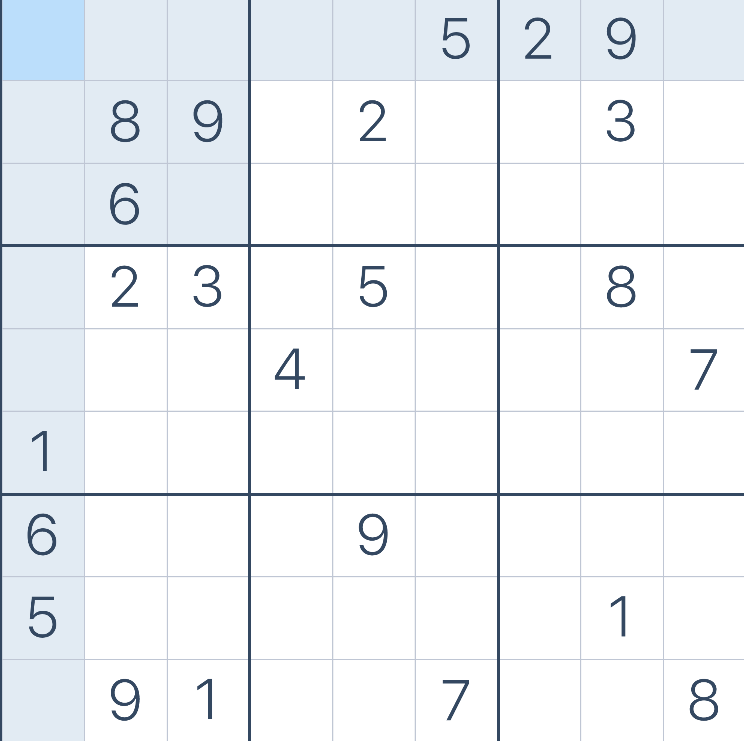
#> input picture Dane/Pierdoly/board5.PNG, 744 x 741 px, found by its file name
$ jupyter execute --allow-errors jupyer_test.ipynb
#> lines starting #> are read from the running program, lines starting #| are printed output that depends on the picture; after the words box and inside, x2 and y2 are one past the last pixel; in counts of white or black regions, pixels touching at a corner belong together
#> further down, board_img is the input picture: shape (741, 744, 3); mean B, G, R 246.1, 242.8, 239.5
### SudokuBoard.py
import cv2
import numpy as np
import pytesseract
import pyautogui as pg
from time import sleep

# ścieżka do pliku exe OCR, ten cały tesseract musi być zainstalowany wcześniej
pytesseract.pytesseract.tesseract_cmd = r'C:\Users\wilko\AppData\Local\Programs\Tesseract-OCR\tesseract.exe'

class SudokuBoard():
    def __init__(self, n, image):
#> called with n = 3
        self.board_image = image
        self.n = n

        self.BOARD_WIDTH = 2 * image.shape[1]
        self.BOARD_HEIGHT = 2 * image.shape[0]

        if n == 3:
            self.cell_size = self.BOARD_HEIGHT // 9
        elif n == 2:
            self.cell_size = self.BOARD_HEIGHT // 4

        self.cell_images = []

    def process_board_image(self):
            ''' Zwiększa rozdzielczość screena planszy, usuwa niepotrzebne linie w planszy i konwertuje do obrazu binarnego '''

            resized_board_img = cv2.resize(self.board_image, (self.BOARD_WIDTH, self.BOARD_HEIGHT))
            gray_board_img = cv2.cvtColor(resized_board_img, cv2.COLOR_RGB2GRAY)
            _,binary_board_img = cv2.threshold(gray_board_img, 127,255,cv2.THRESH_BINARY + cv2.THRESH_OTSU)
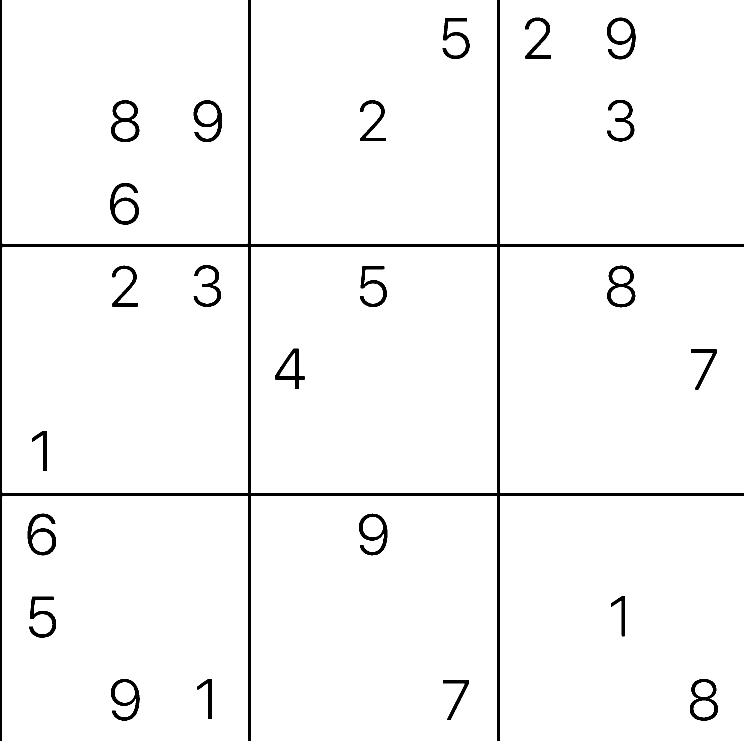
#> binary_board_img: shape (1482, 1488) (shown at 1/2 size); 96.6% white; 24 black regions, largest, box (x1, y1, x2, y2) and area: (0, 0, 1488, 1482) 41381, (222, 200, 279, 284) 1819, (220, 366, 278, 450) 1776

            cv2.line(binary_board_img, (0, 0), (0, self.BOARD_HEIGHT), (255,255,255), 20)
            cv2.line(binary_board_img, (self.BOARD_WIDTH, 0), (self.BOARD_WIDTH, self.BOARD_HEIGHT), (255,255,255), 20)
            cv2.line(binary_board_img, (0, self.BOARD_HEIGHT), (self.BOARD_WIDTH, self.BOARD_HEIGHT), (255,255,255), 20)
            cv2.line(binary_board_img, (0, 0), (self.BOARD_WIDTH, 0), (255,255,255), 20)

            if self.n == 3:
                line_coord_x = self.BOARD_WIDTH // 3
                line_coord_y = self.BOARD_HEIGHT // 3

                cv2.line(binary_board_img, (0,line_coord_y), (self.BOARD_WIDTH, line_coord_y), (255,255,255), 20)
                cv2.line(binary_board_img, (0,line_coord_y*2),(self.BOARD_WIDTH, line_coord_y*2),(255,255,255), 20)

                cv2.line(binary_board_img, (line_coord_x,0), (line_coord_x, self.BOARD_HEIGHT), (255,255,255), 20)
                cv2.line(binary_board_img, (line_coord_x*2,0), (line_coord_x*2, self.BOARD_HEIGHT), (255,255,255), 20)
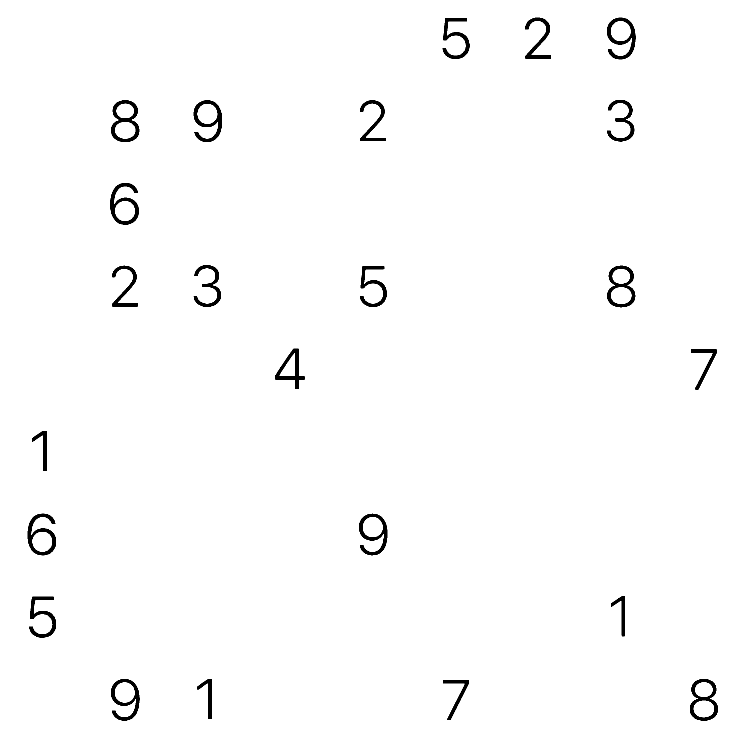
#> binary_board_img: shape (1482, 1488) (shown at 1/2 size); 98.5% white; 23 black regions, largest, box (x1, y1, x2, y2) and area: (222, 200, 279, 284) 1819, (220, 366, 278, 450) 1776, (55, 1027, 112, 1111) 1765

            elif self.n == 2:
                line_coord_x = self.BOARD_WIDTH // 2
                line_coord_y = self.BOARD_HEIGHT // 2

                cv2.line(binary_board_img, (0,line_coord_y), (self.BOARD_WIDTH, line_coord_y), (255,255,255), 20)
                cv2.line(binary_board_img, (line_coord_x,0), (line_coord_x, self.BOARD_HEIGHT), (255,255,255), 20)


            self.processed_board_image = binary_board_img

    def split_board_image(self):
        ''' Dzieli plansze na 81 pól tak żeby OCR na każdym był w stanie wykryć cyfrę '''

        y_start = 0
        x_start = 0
        if self.n == 3:
            y_end = self.BOARD_HEIGHT // 9
            x_end = self.BOARD_WIDTH // 9

        elif self.n == 2:
            y_end = self.BOARD_HEIGHT // 4
            x_end = self.BOARD_WIDTH // 4

        for i in range(1, self.n * self.n + 1):
            for j in range(1,self.n * self.n + 1):
                self.cell_images.append(self.processed_board_image[y_start : y_end, x_start : x_end])
                x_start += self.cell_size
                x_end += self.cell_size

            x_start = 0
            x_end = self.cell_size

            y_start += self.cell_size
            y_end += self.cell_size
#> after the loop, self.cell_images = 81 items; y_end = 1640; y_start = 1476

    def create_board(self):
        ''' OCR wykrywa cyfry z poszczególnych komórek planszy, w pustych polach wstawione są 0, funkcja zwraca macierz numpy 9x9,'''

        board = []

        for image in self.cell_images:
            ocr_result = pytesseract.image_to_string(image, config='--psm 13 --oem 3 -c tessedit_char_whitelist=123456789')

            if ocr_result != '':
                board.append(int(ocr_result))
            else:
                board.append(0)
#> this loop made 1 pass
#> after the loop, board = []

        board = np.array(board)

        if self.n == 3:
            board = board.reshape((9,9))

        elif self.n == 2:
            board = board.reshape((4,4))

        return board

    def map_solution_from_colors(self, node_colors):
        ''' Ustala kolory wierzchołków na podstawie cyfr wpisanych w nierozwiązane sudoku '''
        solved_board = []

        color_dict = {'red' : 1, 'green' : 2, 'blue' : 3, 'yellow' : 4, 'orange' : 5, 'purple' : 6, 'pink' : 7, 'brown' : 8, 'gray' : 9, 'gold' : 10, 'beige' : 11, 'cyan': 12, 'black' : 13, 'white' : 14}

        for color in node_colors:
            solved_board.append(color_dict[color])

        solved_board = np.array(solved_board)

        if len(solved_board) == 81:
            solved_board = solved_board.reshape((9,9))

        elif len(solved_board) == 16:
            solved_board = solved_board.reshape((4,4))

        return solved_board

    def sudoku_com_cheats(self, solution):
        ''' Symuluje klawiaturę w celu wpisywania rozwiazania na sudoku.com '''
        for i in range(4):
            print(f'Start in {3 - i}')
            sleep(1)

        for id, row in enumerate(solution):
            if id % 2 == 0:
                for cell in row:
                    pg.press(f'{cell}')
                    pg.press('right')

            elif id % 2 == 1:
                for cell in reversed(row):
                    pg.press(f'{cell}')
                    pg.press('left')

            pg.press('down')


### Graph.py
import numpy as np
import networkx as nx
import matplotlib.pyplot as plt
import streamlit as st

class Graph():
    def __init__(self):
        ''' Tworzy graf '''

        self.G = nx.Graph() # instancja glasy Graph z biblioteki nx
        self.is_colored = False
        self.adjacency_list = {}
        self.node_colors = [] # lista przechowująca kolory wierzchołków grafu, kolejno dla każdego wierzchołka licząc od 0

    # [29 lines left out: function from_sudoku_board, not called in this run]

    def from_adjacency_list(self, adjacency_list):
        ''' Tworzy graf na podstawie podanej listy sąsiedztwa '''

        self.adjacency_list = adjacency_list
        self.node_colors = ['whitesmoke'] * len(adjacency_list) # tworzymy listę zależną od ilości wierzchołków, lista przechowuje domyślny kolor whitesmoke dla "niepokolorowanego" wierzchołka
        self.G = nx.from_dict_of_lists(self.adjacency_list)
        self.pos = nx.spring_layout(self.G) # odpowiada za rozłożenie wierzchołków

    def add_node(self, node):
        ''' Dodaje wierzchołek do listy sąsiedztwa '''

        # jeżeli wierzchołek nie znajduje się w liście sąsiedztwa
        if node not in self.adjacency_list.keys():
            self.adjacency_list[node] = [] # dodajemmy wierzchołek jako nowy klucz w słowniku, wartością jest pusta lista którą później wypełnimy sąsiadami danego wierzchołka

        self.G.add_node(node)
        self.node_colors.append('whitesmoke')
        self.pos = nx.spring_layout(self.G) # odpowiada za rozłożenie wierzchołków

    def add_edge(self, edge):
        ''' Dodaje krawędź do listy sąsiedztwa '''

        edge = set(edge)
        node1, node2 = tuple(edge)
        for x, y in [(node1, node2), (node2, node1)]:
            if x in self.adjacency_list:
                self.adjacency_list[x].append(y)
            else:
                self.adjacency_list[x] = [y]

        self.G.add_edge(node1, node2)
        self.pos = nx.spring_layout(self.G) # odpowiada za rozłożenie wierzchołków

    # [12 lines left out: function map_colors_from_sudoku_board, not called in this run]

    def greedy_coloring(self, type='standard'):
        ''' Koloruje graf wykorzystując podstawową wersję algorytmu zachłannego '''

        adjacency_list = self.adjacency_list
        # lista dostępnych kolorów wierzchołków, jest ich więcej ponieważ może okazać się że algorytm zachłanny nie bedzie w stanie pokolorować grafu sudoku 9x9 9 kolorami
        color_list = ['red', 'green', 'blue', 'yellow', 'orange', 'purple', 'pink', 'brown', 'gray', 'gold', 'beige', 'cyan', 'black', 'white']

        node_order = [] # ta lista przechowuje kolejność kolorowania wierzchołków

        # standardowe zachłanne kolorowanie grafu tzn. on pierwszego wierzchołka do ostatniego
        if type == 'standard':
            node_order = list(range(len(adjacency_list)))

        # zachłanne kolorowanie grafu w kolejności od wierzchołka o największym stopniu do wierzchołka o najmniejszym stopniu
        elif type == 'LF':
            node_degrees = self.get_node_degrees()
            node_deg_list = list(enumerate(node_degrees))
            node_deg_list.sort(key=lambda a: a[1], reverse=True)

            for node in node_deg_list:
                node_order.append(node[0])

        # dla każdego wierzchołka
        for node in node_order:
            if self.node_colors[node] != 'whitesmoke': # jeżeli wierzchołek ma już nadany kolor to pomiń aktualną iterację
                continue

            used_colors = set() # zbiór przechowujący kolory sąsiadów danego wierzchołka, użyłem zbioru ponieważ ignoruje powtarzające się wartości

            # dla każego sąsiada w liście sąsiedztwa
            for neighbor in adjacency_list[node]:
                used_colors.add(self.node_colors[neighbor]) # do zbioru sąsiadujących kolorów dodaj kolor sąsiada

            # dla każdego dostępnego koloru z listy kolorów
            for color in color_list:
                if color not in used_colors: # jeżeli kolor nie jest wykorzystywany przez sąsiadów danego wierzchołka nadaj mu ten kolor
                    self.node_colors[node] = color
                    break

        self.is_colored = True # ustawia flagę odpowiedzialną za wyświetlanie liczby chromatycznej grafu

    # [29 lines left out: functions get_adjacency_matrix, get_node_degrees, display_streamlit, not called in this run]

    def display_notebook(self):
        ''' Wyświetla graf w notebooku '''

        nx.draw(self.G, self.pos, with_labels=True, node_color = self.node_colors)
        plt.show()

        # Jeżeli jest pokolorwany wyświetla również liczbę chromatyczną grafu
        if self.is_colored:
            print(f'Liczba chromatyczna grafu:  {len(set(self.node_colors))}')

    # [10 lines left out: functions display_all_nodes, display_adjacency_list, not called in this run]

    def reset_node_colors(self):
        ''' Resetuje kolory grafu '''
        self.is_colored = False
        for id, color in enumerate(self.node_colors):
            self.node_colors[id] = 'whitesmoke'

    def backtracking_coloring(self):
        ''' Koloruje graf wykorzystując backtracking '''

        adjacency_list = self.adjacency_list
        num_nodes = len(adjacency_list)
        color_list = ['red', 'green', 'blue', 'yellow', 'orange', 'purple', 'pink', 'brown', 'gray'] # lista kolorów, które mogą być przypisane do wierzchołków

        # sprawdza, czy można przypisać kolor do wierzchołka, zwraca true jeżeli żaden z sąsiadów wierzchołka nie ma przypisanego danego koloru
        # [5 lines left out: function is_valid, not called in this run]

        # rekurencyjnie próbuje przypisać kolory wszystkim wierzchołkom, jeżeli się to uda zwraca true
        def backtrack(node):
            if node == num_nodes:
                return True

            # jeżeli wierzchołek ma już przypisany kolor, to kolorujemy następny wierzchołek
            if self.node_colors[node] != 'whitesmoke':
                return backtrack(node + 1)

            # jeżeli nie ma przypisanego koloru próbujemy go przypisać z listy dostępnych kolorów
            for color in color_list:
                if is_valid(node, color):
                    self.node_colors[node] = color

                    # jeżeli udało się przypisać kolor to kolorujemy następny wierzchołek
                    if backtrack(node + 1):
                        return True

                    # jeżeli nie udało się przypisać koloru do następnych wierzchołków to cofamy się i próbujemy innych kolorów
                    self.node_colors[node] = 'whitesmoke'

            # jeżeli nie udało się przypisać żadnego koloru do danego wierzchołka to zwracamy false
            return False

        # funkcja backtrack zaczyna od pierwszego tj. "zerowego" wierzchołka
        backtrack(0)
        self.is_colored = True # ustawia flagę odpowiedzialną za wyświetlanie liczby chromatycznej grafu


### jupyer_test.ipynb
[cell 1]
from Graph import Graph
from SudokuBoard import SudokuBoard
import cv2
import matplotlib.pyplot as plt

# Test dla dużego sudoku

[cell 2]
board_img = cv2.imread(r'C:\Users\wilko\Desktop\Studia\Projekty studia\Optymalizacja dyskretna - Sudoku\Dane\Pierdoly\board5.PNG')

[cell 3]
sudoku_board = SudokuBoard(3, board_img)

[cell 4]
g = Graph()

[cell 5]
sudoku_board.process_board_image()
sudoku_board.split_board_image()

#> (a cell that did not finish here is left out)

#> (a cell that did not finish here is left out)

#> (a cell that did not finish here is left out)

#> (a cell that did not finish here is left out)

[cell 10]
plt.imshow(board_img)

#> (a cell that did not finish here is left out)

#> (a cell that did not finish here is left out)

#> (a cell that did not finish here is left out)

## Test kolorowania backtrackingiem

[cell 14]
g.backtracking_coloring()

#> (a cell that did not finish here is left out)

[cell 16]
solved_board = sudoku_board.map_solution_from_colors(g.node_colors)
#> solved_board = empty array

[cell 17]
solved_board
#> Out = empty array

[cell 18]
sudoku_board.sudoku_com_cheats(solved_board)

## Test kolorowania algorytmem zachłannym

[cell 19]
g.reset_node_colors()
#> after the loop in reset_node_colors, `for id, color in enumerate(self.node_colors):`: self.node_colors = []

#> (a cell that did not finish here is left out)

#> (a cell that did not finish here is left out)

#> (a cell that did not finish here is left out)

[cell 23]
g.greedy_coloring()

#> (a cell that did not finish here is left out)

[cell 25]
solved_board = sudoku_board.map_solution_from_colors(g.node_colors)

[cell 26]
solved_board
#> Out = empty array

[cell 27]
sudoku_board.sudoku_com_cheats(solved_board)

# Test dla dowolnego grafu

[cell 28]
g.from_adjacency_list({0:[1,2],1:[0],2:[0,1]})

[cell 29]
g.display_notebook()

[cell 30]
g.greedy_coloring()

[cell 31]
g.display_notebook()

[cell 32]
g.add_node(3)

[cell 33]
g.display_notebook()
#> in display_notebook (call 8), `plt.show()`:
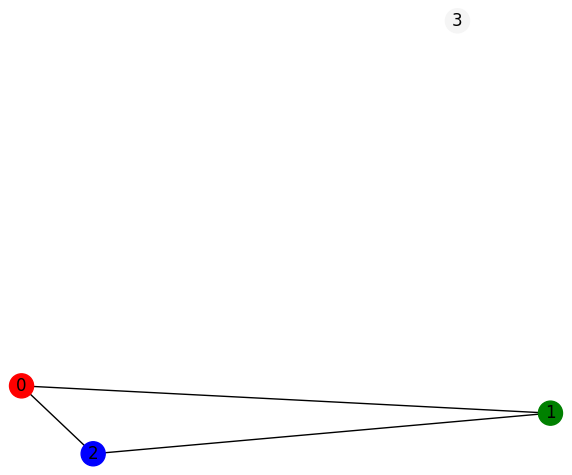
#> figure drawn by matplotlib, 1 panel

[cell 34]
g.greedy_coloring()

[cell 35]
g.display_notebook()

[cell 36]
g.add_edge((0,3))

[cell 37]
g.display_notebook()

[cell 38]
g.greedy_coloring()

[cell 39]
g.display_notebook()

[cell 40]
g.reset_node_colors()

[cell 41]
g.display_notebook()

[cell 42]
g.node_colors

[cell 43]
g.greedy_coloring()

[cell 44]
g.display_notebook()

[cell 45]
g.add_edge((1,3))

[cell 46]
g.display_notebook()
#> in display_notebook (call 14), `plt.show()`:
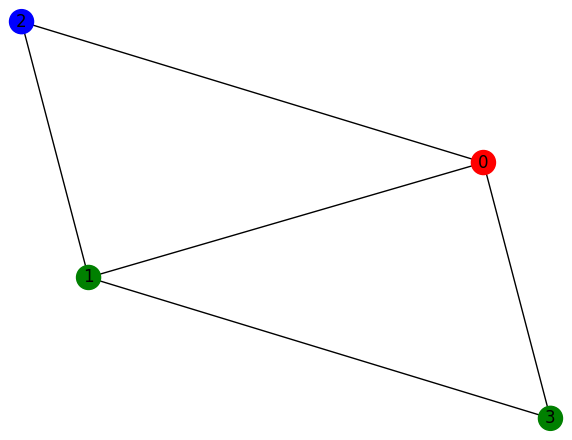
#> figure drawn by matplotlib, 1 panel

[cell 47]
g.reset_node_colors()

[cell 48]
g.greedy_coloring()

[cell 49]
g.display_notebook()

# Test dla małego sudoku

[cell 50]
board_img2 = cv2.imread(r'C:\Users\wilko\Desktop\Studia\Projekty studia\Optymalizacja dyskretna - Sudoku\Dane\Pierdoly\ocr_test5.PNG')
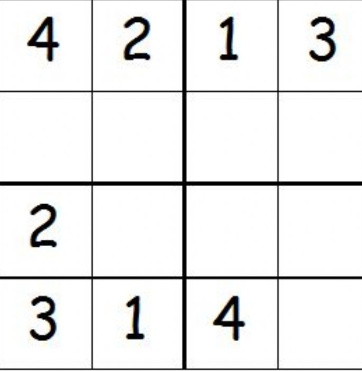
#> input picture Dane/Pierdoly/ocr_test5.PNG, 362 x 371 px, found by its file name
#> board_img2 is the input picture: shape (371, 362, 3); mean B, G, R 235.9, 236.1, 236

[cell 51]
plt.imshow(board_img2)

[cell 52]
sudoku_board2 = SudokuBoard(2, board_img2)

[cell 53]
sudoku_board2.process_board_image()
#> in process_board_image (call 2), `resized_board_img = cv2.resize(self.board_image, (self.BOARD_WIDTH, se..`:
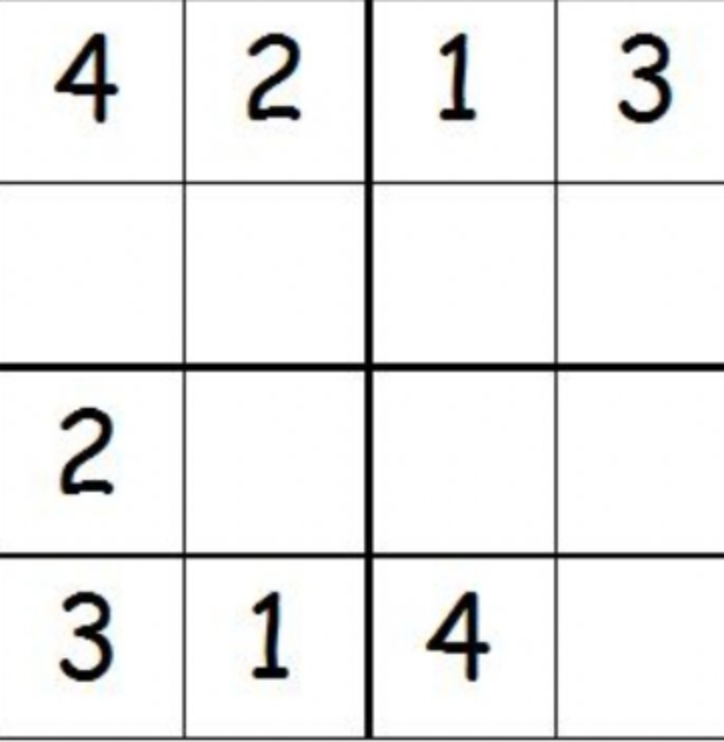
#> resized_board_img: shape (742, 724, 3); mean B, G, R 235.9, 236.1, 236
#> in process_board_image (call 2), `cv2.line(binary_board_img, (line_coord_x,0), (line_coord_x, self.BOARD..`:
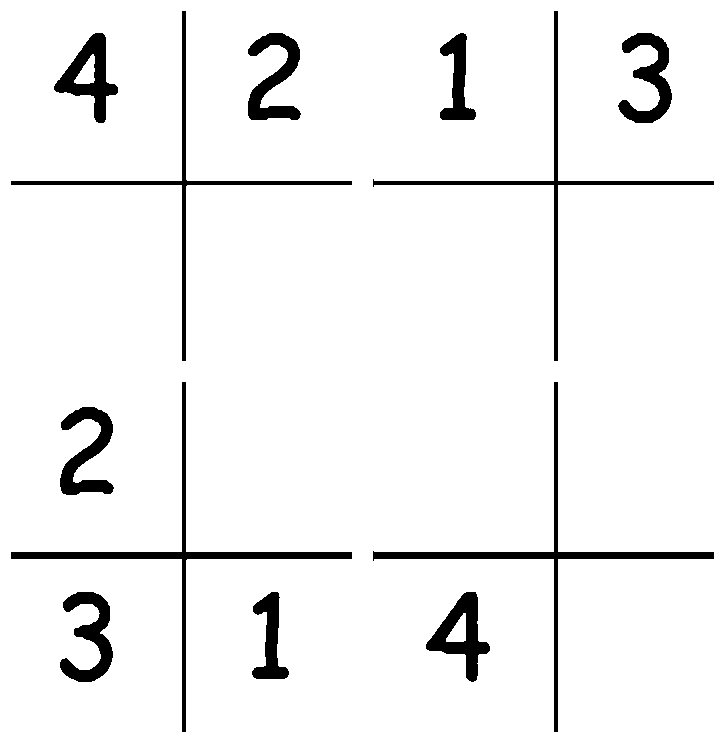
#> binary_board_img: shape (742, 724); 94.6% white; 12 black regions, largest, box (x1, y1, x2, y2) and area: (373, 382, 714, 732) 3762, (11, 382, 352, 732) 3760, (373, 11, 714, 361) 2752
sudoku_board2.split_board_image()
#> the loop in create_board, `for image in self.cell_images:` made 1 pass
#> (the rest of this cell did not finish here and is left out)

[cell 54]
board2

[cell 55]
g2 = Graph()

[cell 56]
g2.from_sudoku_board(board2, 'grid')

[cell 57]
g2.display_notebook()
